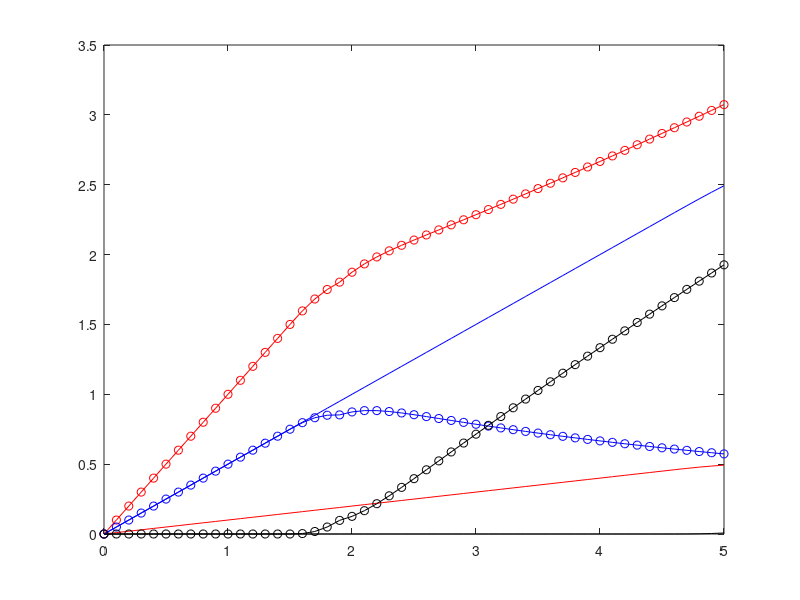

MATLAB code to generate this figure:
% Consider two chemical species, A and B, who combine to form P when the 
% product of their concentrations (C=A*B) reaches a certain value (S).  
% The related system of ODEs is given as  
%    P'={0 if C<S}{(C-1)^2 if C>=S},
%    A'=f'-P',
%    B'=g'-P',
% where f and g represent the source of A and B.

% Notice that P' can also be expressed as 
%    P'=H(C-S)*(C-1)^2,
% where H is the Heavyside function.  We solve the system for this model of
% P' and also for the Yosida approximation of P',
%    P'=H_a(C-S)*(C-1)^2.


f=@(t)t; % species A source
df=@(t) 0.1; % species A source rate
g=@(t)0.5*t; % species B source
dg=@(t) 0.05; % species B source rate
S=1; % concentration product required for precipitation

h=0.1; % time step
t=[0:h:5]; % time grid

% Non-Yosida
A=zeros(1,length(t)); % Species A solution 
A(1)=f(t(1)); % Initial value
B=zeros(1,length(t)); % Species B solution
B(1)=g(t(1)); % Initial value
P=zeros(1,length(t)); % Precipitation solution
P(1)=0; % Initial value

du=length(t);
for i=2:length(t)
    C=A(i-1)*B(i-1);
    if C<S
        du(i-1)=0;
    else du(i-1)=(C-1)^2;
    end
    A(i)=A(i-1)+h*(df(i-1)-du(i-1));%f(t(i))-f(t(i-1))-h*du(i-1); %h*(dg(t(i-1))-du(i-1));
    B(i)=B(i-1)+g(t(i))-g(t(i-1))-h*du(i-1);
    P(i)=P(i-1)+h*du(i-1);
end

YA=zeros(1,length(t)); % Species A solution
YA(1)=f(t(1)); % Initial value
YB=zeros(1,length(t)); % Species B solution
YB(1)=g(t(1)); % Initial value
YP=zeros(1,length(t)); % Precipitation solution
YP(1)=0; % Initial value

Ydu=length(t);
a=0.5;
for i=2:length(t)
    C=YA(i-1)*YB(i-1);
    if C<S
        Ydu(i-1)=0;
    else if (S<=C)&&(C<=S+a)
            Ydu(i-1)=(1/a)*(C-1)^2;
        else Ydu(i-1)=(C-1)^2;
        end
    end
    YA(i)=YA(i-1)+f(t(i))-f(t(i-1))-h*Ydu(i-1);
    YB(i)=YB(i-1)+g(t(i))-g(t(i-1))-h*Ydu(i-1);
    YP(i)=YP(i-1)+h*Ydu(i-1);
end


figure
plot(t,A,'r',t,B,'b',t,P,'k',t,YA,'r-o',t,YB,'b-o',t,YP,'k-o')
    
    
        